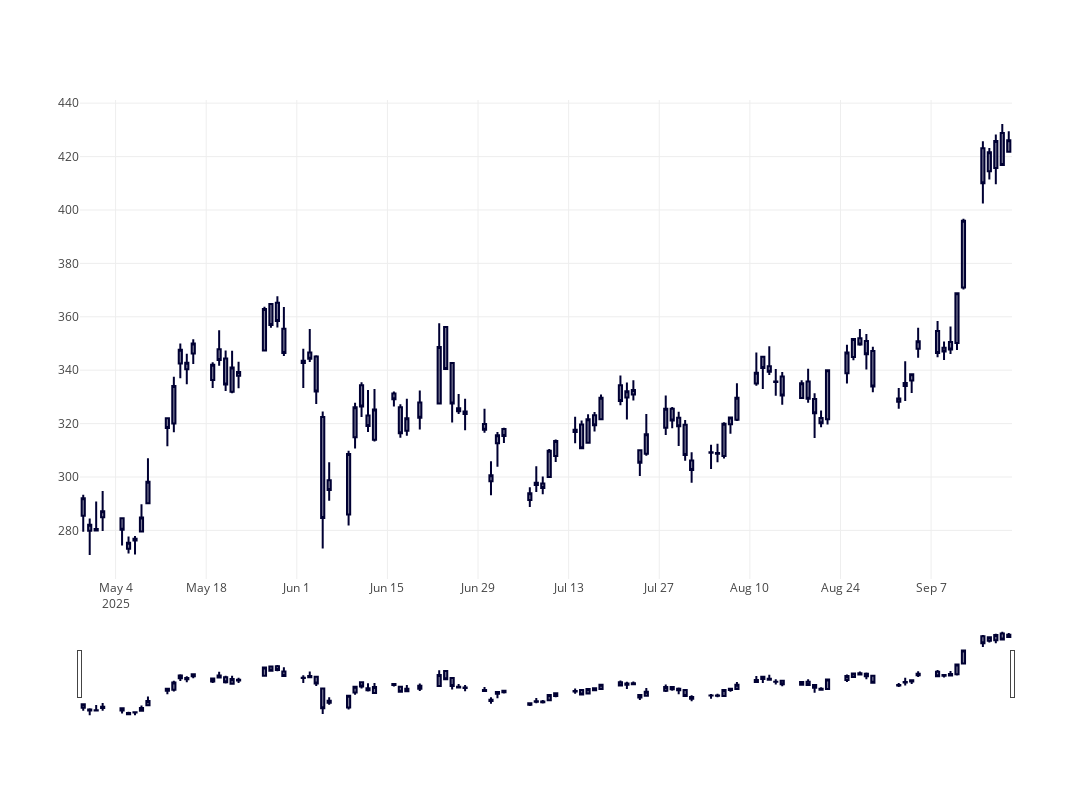

Write notebook code for a chart like this one.
### Code cell
client.get_candlestick_chart(df_tsla)
